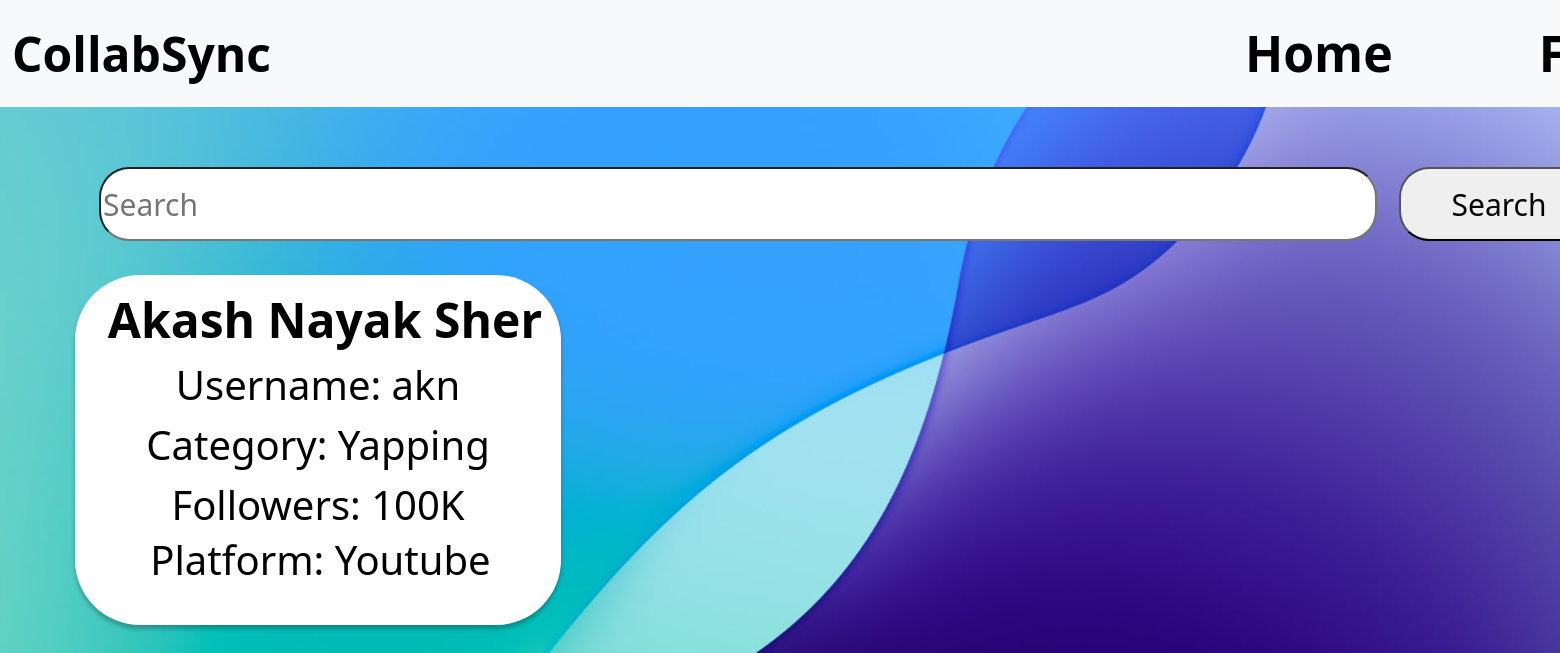
The page /companyfind (signed in) on the database its author committed.
### models.py (models this page shows)
class Influencer(db.Model):
    __tablename__='influencer'
    id=db.Column(db.Integer,primary_key=True)
    username=db.Column(db.String(32),unique=True,nullable=False)
    passhash=db.Column(db.String(100),unique=False,nullable=False)
    name=db.Column(db.String(32),unique=False,nullable=False)
    category=db.Column(db.String(32),unique=False,nullable=False)
    platform=db.Column(db.String(32),unique=False,nullable=False)
    followers=db.Column(db.String(32),unique=False,nullable=False)
    earnings=db.Column(db.Integer,unique=False,nullable=True)

### routes.py (the view)
@app.route('/companyfind')
def companyfind():
    if 'user_id' in session:
        parameter=request.args.get('parameter')
        query=request.args.get('query')
        influ=Influencer.query.all()
        if parameter=='name':
            influ=Influencer.query.filter(Influencer.name.ilike(f'%{query}%')).all()
            return render_template('companyfind.html',influ=influ)
        elif parameter=='category':
            influ=Influencer.query.filter(Influencer.category.ilike(f'%{query}%')).all()
            return render_template('companyfind.html',influ=influ)
        elif parameter=='platform':
            influ=Influencer.query.filter(Influencer.platform.ilike(f'%{query}%')).all()
            return render_template('companyfind.html',influ=influ)
        elif parameter=='followers':
            influ=Influencer.query.filter(Influencer.followers.ilike(f'%{query}%')).all()
            return render_template('companyfind.html',influ=influ)
        influ=Influencer.query.all()
        return render_template('companyfind.html',influ=influ)
    else:
        flash('Please login to continue')
        return redirect(url_for('login'))

### templates/companyfind.html (shortened to what this page needs)
<!doctype html>
<html lang="en">
  <head>
    <link rel="stylesheet" href="/static/style.css">
    <link href="https://cdn.jsdelivr.net/npm/bootstrap@5.3.3/dist/css/bootstrap.min.css" rel="stylesheet">
  </head>
  <body>
      <nav class="navbar navbar-expand-lg bg-body-tertiary d-flex">
        <div class="container-fluid">
          <a class="navbar-brand" href="{{url_for('companyhome')}}" style="float: left; color: rgb(0, 0, 0); font-size: 48px; font-family:system-ui, -apple-system, BlinkMacSystemFont, 'Segoe UI', Roboto, Oxygen, Ubuntu, Cantarell, 'Open Sans', 'Helvetica Neue', sans-serif; font-weight: 900; word-wrap: break-word">CollabSync</a>
          <div class="collapse navbar-collapse" id="navbarNavAltMarkup">
            <div class="navbar-nav">
                <a class="nav-link active" aria-current="page" href="{{url_for('companyhome')}}" style="float: left; margin-left: 950px;color: rgb(0, 0, 0); font-size: 50px; font-family:system-ui, -apple-system, BlinkMacSystemFont, 'Segoe UI', Roboto, Oxygen, Ubuntu, Cantarell, 'Open Sans', 'Helvetica Neue', sans-serif; font-weight: 700">Home</a>
                <a class="nav-link active" aria-current="page" href="{{url_for('companyfind')}}" style="float: left; margin-left: 130px;color: rgb(0, 0, 0); font-size: 50px; font-family:system-ui, -apple-system, BlinkMacSystemFont, 'Segoe UI', Roboto, Oxygen, Ubuntu, Cantarell, 'Open Sans', 'Helvetica Neue', sans-serif; font-weight: 700">Find</a>
            </div>
          </div>
        </div>
      </nav>
      <form action="" method="GET">
      <div class="input-group" style="width: 322px; height: 74px; left: 1900px; top: 167px; position: absolute">
      <div class="SearchBar" style="width: 1278px; height: 74px; left: -1800px; top: 0px; position: absolute">
        <input name="query" id="query" placeholder="Search" class="Rectangle12" style="font-size:45px;width: 1278px; height: 74px; left: 0px; top: 0px; position: absolute; background: white; border-radius: 60px ;border-radius: 30px; --bs-btn-border-width:0; text-align: left; color: rgb(0, 0, 0); font-size: 30px; font-family:system-ui, -apple-system, BlinkMacSystemFont, 'Segoe UI', Roboto, Oxygen, Ubuntu, Cantarell, 'Open Sans', 'Helvetica Neue', sans-serif; font-weight: 500; word-wrap: break-word">
        <button class="Search" style="width: 200px; height: 74px; left: 1300px; top: 0px; position: absolute; border-radius: 30px; --bs-btn-border-width:0; text-align: center; color: rgb(0, 0, 0); font-size: 30px; font-family:system-ui, -apple-system, BlinkMacSystemFont, 'Segoe UI', Roboto, Oxygen, Ubuntu, Cantarell, 'Open Sans', 'Helvetica Neue', sans-serif; font-weight: 400; word-wrap: break-word ;" src="/static/search.png" >Search</button>
        </div>
      </div>
      </form>
      <div class="AllCampaings" style="width: auto; height: auto; left: 60px; top: 250px; position: absolute; text-align: left; color: white; font-size: 60px; font-weight: 800; word-wrap: break-word;">
        <div class="products">
        {% for infl in influ%}
        <div class="Campaign" style="top:10px;width: 486px; height: 500px; position: relative;">
          <div class="Rectangle10" style="box-shadow: 5px 8px 5px rgba(0, 0, 0, 0.5);width: 486px; height: 350px; left: 0px; top: 0px; position: absolute; background: white; box-shadow: 0px 4px 4px rgba(0, 0, 0, 0.25); border-radius: 65px;text-shadow: 0px 0px 0px #000000;"></div>
          <div class="Name" style="width: 500px; height: 57px; left: 0px; top: 9px; position: absolute; text-align: center; color: black; font-size: 48px; font-weight: 800; word-wrap: break-word">{{infl.name}}</div>
          <div class="UserName" style="width: 394px; height: 33px; left: 46px; top: 80px; position: absolute; text-align: center; color: black; font-size: 40px;  font-weight: 300; word-wrap: break-word">Username: {{infl.username}}</div>
          <div class="Category" style="width: 394px; height: 33px; left: 46px; top: 140px; position: absolute; text-align: center; color: black; font-size: 40px;  font-weight: 300; word-wrap: break-word">Category: {{infl.category}}</div>
          <div class="Follwers" style="width: 394px; height: 33px; left: 46px; top: 200px; position: absolute; text-align: center; color: black; font-size: 40px;  font-weight: 300; word-wrap: break-word">Followers: {{infl.followers}}</div>
          <div class="Platform" style="width: 389px; height: 119px; left: 51px; top: 255px; position: absolute; text-align: center; color: black; font-size: 40px;  font-weight: 300; word-wrap: break-word">Platform: {{infl.platform}}</div>
        </div>
        {% endfor %}
        </div>
  </div>
  </body>
</html>

### static/style.css (style rules this page uses)
html, body { height: 100%; width: 100%; margin: 0; }
.navbar { font-family: 'Inter', system-ui, -apple-system, BlinkMacSystemFont, 'Segoe UI', Roboto, Oxygen, Ubuntu, Cantarell, 'Open Sans', 'Helvetica Neue', sans-serif; font-weight: 800; font-size: 48px; background-color: #7c8083; }
.navbar-brand { font-size: 48px; font-weight: 900; color: #000000; white-space: nowrap; }
.navbar-nav { display: flex; align-items: center; width: 100%; }
.nav-link { color: #000; font-size: 50px; white-space: nowrap; transition: color 0.3s; }

### templates/companyfind.html (style rules this page uses)
body { background: url('/static/background.jpg') no-repeat center center fixed ; background-size: cover; background-color: #227bff; }
.products { display: flex; flex-wrap: wrap; justify-content: left; }
.Campaign { margin: 15px; }

### rows shown on the page
Influencer: name "Akash Nayak Sher", username "akn", category "Yapping", followers "100K", platform "Youtube"
